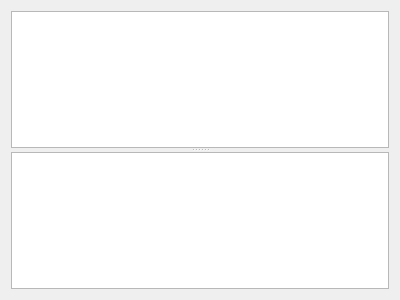
<?xml version="1.0" encoding="UTF-8"?>
<ui version="4.0">
 <class>CoreStatisticsForm</class>
 <widget class="QWidget" name="CoreStatisticsForm">
  <property name="geometry">
   <rect>
    <x>0</x>
    <y>0</y>
    <width>400</width>
    <height>300</height>
   </rect>
  </property>
  <property name="windowTitle">
   <string>Form</string>
  </property>
  <layout class="QVBoxLayout" name="verticalLayout">
   <item>
    <widget class="QSplitter" name="splitter">
     <property name="orientation">
      <enum>Qt::Vertical</enum>
     </property>
     <widget class="QTableView" name="m_reportSelector">
      <property name="editTriggers">
       <set>QAbstractItemView::NoEditTriggers</set>
      </property>
     </widget>
     <widget class="QTableView" name="m_data">
      <property name="editTriggers">
       <set>QAbstractItemView::NoEditTriggers</set>
      </property>
     </widget>
    </widget>
   </item>
  </layout>
 </widget>
 <resources/>
 <connections/>
</ui>
